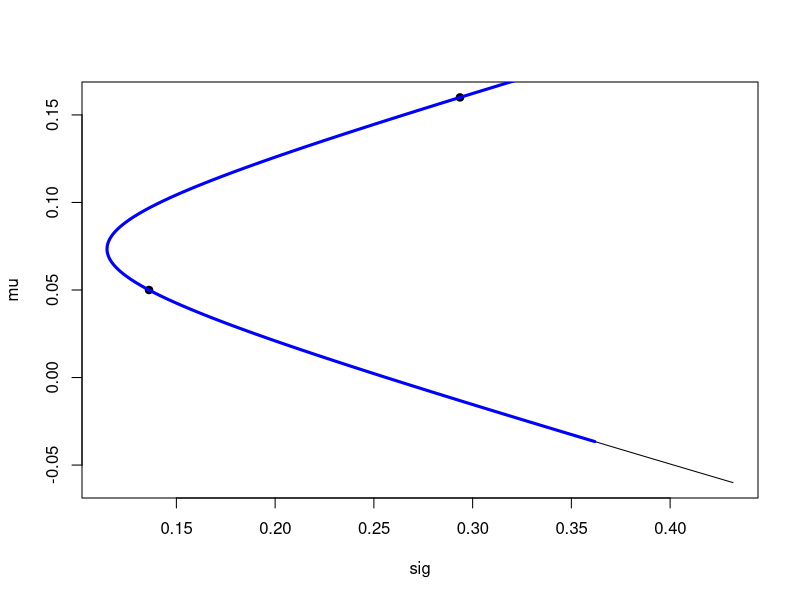
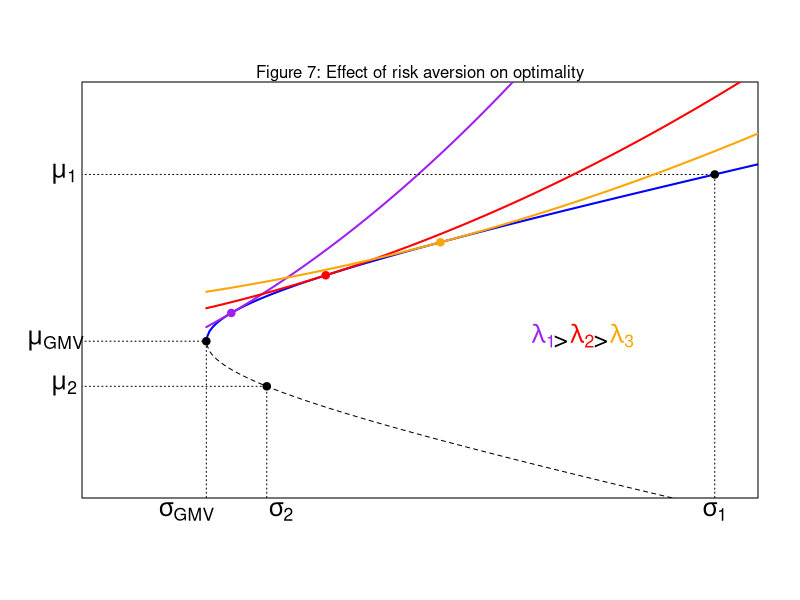

The R script that drew these images, in order:
#Setting

r1<-c(-0.21,0.09,0.28,0.48) 
r2<-c(0.06,0.18,-0.14,0.1)

m<-c(mean(r1),mean(r2))
sigma<-c(sqrt(var(r1)),sqrt(var(r2)))

cov12=cov(r1,r2,method="pearson") 
corr12=cor(r1,r2,method="pearson")

C<-matrix(c(sigma[1]^2,cov12,
            cov12,sigma[2]^2)
          ,ncol=2,nrow=2) 

invC=solve(C)

#MVB

mu<-c()
sig<-c()
t<-seq(-1.0,1.5,0.001)
s<-seq(-1-0,1,0.001)

for(i in 1:length(s)){
  mu[i]=m[1]*t[i]+m[2]*(1-t[i])
  sig[i]=sqrt(sigma[1]^2*t[i]^2+sigma[2]^2*(1-t[i])^2+2*cov12*t[i]*(1-t[i]))
}

plot(mu~sig,type="l")
points(sigma[1],m[1],pch=19)
points(sigma[2],m[2],pch=19)

#Efficient frontier

wGMV=(sigma[2]^2-cov12)/(sigma[1]^2+sigma[2]^2-2*cov12)

mup<-function(x){
  mp=m[1]*x+m[2]*(1-x)
  return(mp)
}

sigmap<-function(x){
  sp=sqrt(sigma[1]^2*x^2+sigma[2]^2*(1-x)^2+2*cov12*x*(1-x))
  return(sp)
}


mup(wGMV)
sigmap(wGMV)


mu1<-c()
sig1<-c()
for(i in 0:length(t)){
  mu1[i]<-mup(t[i])
  sig1[i]<-sigmap(t[i])
}

lines(mu1[214:length(mu1)]~sig1[214:length(mu1)],type="l",col="blue",lwd="3")


#points(sig1[500],mu1[500],pch=19)

#U=mu1[500]-7/2*sig1[500]^2

#muCE<-c()
#for(i in 214:length(t)){
#  muCE[i]=U+7/2*sig1[i]^2
#}
#lines(muCE~sig1)

A=sigma[1]^2+sigma[2]^2-2*cov12
B=m[2]*sigma[1]^2+m[1]*sigma[2]^2-(m[1]+m[2])*cov12
D=(m[1]-m[2])^2
C=m[2]^2*sigma[1]^2+m[1]^2*sigma[2]^2-2*cov12*m[1]*m[2]

#curve(B/A+sqrt(B^2/A^2+(D/A)*(x^2-(C/D))),xlab=expression(sigma[p]),ylab=expression(mu[p]))
#curve(B/A-sqrt(B^2/A^2+(D/A)*(x^2-(C/D))))

#curve(7*x-((B^2/A^2)+(D/A)*(x^2-(C/D))^(-0.5)*(D/A)*x))
#abline(h = 0, lty = 3)


#fun <- function (x) 7*x-((B^2/A^2)+(D/A)*(x^2-(C/D))^(-0.5)*(D/A)*x)
# curve(fun(x), 0, 8)
#abline(h = 0, lty = 3)
#uni <- uniroot(fun, c(0, 8))$root
#points(uni, 0, pch = 16, cex = 2)

#A=2 and slopes equal at 0.215653

B/A+sqrt(B^2/A^2+(D/A)*(0.215653^2-(C/D)))

mm<-c()
mm1<-c()
for(i in 1:length(t)){
  mm[i]<-B/A+sqrt(B^2/A^2+(D/A)*(t[i]^2-(C/D)))
  mm1[i]<-B/A-sqrt(B^2/A^2+(D/A)*(t[i]^2-(C/D)))
}

plot(mm~t,type="l",ylim=c(0,0.2),xlim=c(0.08,0.3),col="blue",lwd=2,xlab="",ylab="",xaxt="n",yaxt="n")
lines(mm1~t,lty="dashed")

points(sigma[1],m[1],pch=19)
points(sigma[2],m[2],pch=19)
points(sigmap(wGMV),mup(wGMV),pch=19)

#curve(B/A+sqrt(B^2/A^2+(D/A)*(x^2-(C/D))),xlim=c(0,0.4),ylim=c(0,0.2),xlab=expression(sigma[p]),ylab=expression(mu[p]),col="blue",lwd=2)

#slopes equal at sigma= 0.123676
#corresponding return=0.08808104

sigop= 0.123676
mop=B/A+sqrt(B^2/A^2+(D/A)*(0.123676^2-(C/D)))

#Utility level of indifference curve at A=7

U=B/A+sqrt(B^2/A^2+(D/A)*(0.123676^2-(C/D)))-7/2*0.123676^2

#Plot for indifference curve at A=7

muCE<-c()
for(i in 1:length(t)){
  muCE[i]=U+7/2*sig1[i]^2
}
lines(muCE~sig1,col="purple",lwd=2)

points(0.123676,B/A+sqrt(B^2/A^2+(D/A)*(0.123676^2-(C/D))),pch=19,col="purple")
#points(sigma[1],B/A+sqrt(B^2/A^2+(D/A)*(sigma[1]^2-(C/D))),pch=19,col="black")
#points(0.2,0.024,pch=19,col="black")
#points(0.145,0.069,pch=19,col="black")

#(sigma[2],mu[2])

text(0.065,m[2]-0.01, expression(mu[2]), srt = 0, xpd = TRUE, pos = 3,cex=1.5)
segments(0.065,m[2],sigma[2],m[2],lty="dotted")
text(sigma[2]+0.005,-0.025, expression(sigma[2]), srt = 0, xpd = TRUE, pos = 3,cex=1.5)
segments(sigma[2],-0.025,sigma[2],m[2],lty="dotted")

#(sigma[1],mu[1])
text(0.065,m[1]-0.01, expression(mu[1]), srt = 0, xpd = TRUE, pos = 3,cex=1.5)
segments(0.065,m[1],sigma[1],m[1],lty="dotted")
text(sigma[1],-0.025, expression(sigma[1]), srt = 0, xpd = TRUE, pos = 3,cex=1.5)
segments(sigma[1],-0.025,sigma[1],m[1],lty="dotted")

#GMV
text(0.062,mup(wGMV)-0.01, expression(mu[GMV]), srt = 0, xpd = TRUE, pos = 3,cex=1.5)
segments(0.062,mup(wGMV),sigmap(wGMV),mup(wGMV),lty="dotted")
text(sigmap(wGMV)-0.007,-0.025, expression(sigma[GMV]), srt = 0, xpd = TRUE, pos = 3,cex=1.5)
segments(sigmap(wGMV),-0.025,sigmap(wGMV),mup(wGMV),lty="dotted")

#Optimal
#text(0.065,mop-0.01, expression(mu["*"]), srt = 0, xpd = TRUE, pos = 3,cex=1.5)
#segments(0.065,mop,sigop,mop,lty="dotted")
#text(sigop+0.003,-0.025, expression(sigma["*"]), srt = 0, xpd = TRUE, pos = 3,cex=1.5)
#segments(sigop,-0.025,sigop,mop,lty="dotted")

#legend(sigma[1]-0.06,0.024,"Optimal Portfolio",pch=19,col="purple")
mtext("Figure 7: Effect of risk aversion on optimality",pos = 3,cex=1)

#Weights are w1=0.346191 and w2=0.653809

#Portfolios for different levels of risk aversion A=5,3,2


#A=5

sigmop1=0.13156 
mop1=B/A+sqrt(B^2/A^2+(D/A)*(0.13156^2-(C/D)))

U2=mop1-5/2*sigmop1^2

#Plot for indifference curve at A=5

#muCE1<-c()
#for(i in 1:length(t)){
#  muCE1[i]=U2+5/2*sig1[i]^2
#}
#lines(muCE1~sig1,col="green",lwd=2)

#points(sigmop1,mop1,col="green",pch=19)
#legend(sigma[1]-0.06,0.045,"Optimal Portfolio A=5",pch=19,col="green")

#A=3

sigmop2=0.156883
mop2=B/A+sqrt(B^2/A^2+(D/A)*(0.156883^2-(C/D)))

U3=mop2-3/2*sigmop2^2

#Plot for indifference curve at A=3

muCE2<-c()
for(i in 1:length(t)){
  muCE2[i]=U3+3/2*sig1[i]^2
}
lines(muCE2~sig1,col="red",lwd=2)

points(sigmop2,mop2,col="red",pch=19)
#legend(sigma[1]-0.06,0.065,"Optimal Portfolio A=3",pch=19,col="red")

#A=2

sigmop3=0.197176
mop3=B/A+sqrt(B^2/A^2+(D/A)*(0.197176^2-(C/D)))


U4=mop3-2/2*sigmop3^2

#Plot for indifference curve at A=7

muCE3<-c()
for(i in 1:length(t)){
  muCE3[i]=U4+2/2*sig1[i]^2
}
lines(muCE3~sig1,col="orange",lwd=2)

points(sigmop3,mop3,col="orange",pch=19)
#legend(sigma[1]-0.06,0.085,"Optimal Portfolio A=2",pch=19,col="orange")

text(sigma[1]-0.06,0.065, expression(lambda["1"]), col="purple",srt = 0, xpd = TRUE, pos = 3,cex=1.5)
text(sigma[1]-0.054,0.065, expression(">"), col="black",srt = 0, xpd = TRUE, pos = 3,cex=1.5)
text(sigma[1]-0.0465,0.065, expression(lambda["2"]), col="red",srt = 0, xpd = TRUE, pos = 3,cex=1.5)
text(sigma[1]-0.04,0.065, expression(">"), col="black",srt = 0, xpd = TRUE, pos = 3,cex=1.5)
text(sigma[1]-0.0325,0.065, expression(lambda["3"]), col="orange",srt = 0, xpd = TRUE, pos = 3,cex=1.5)
